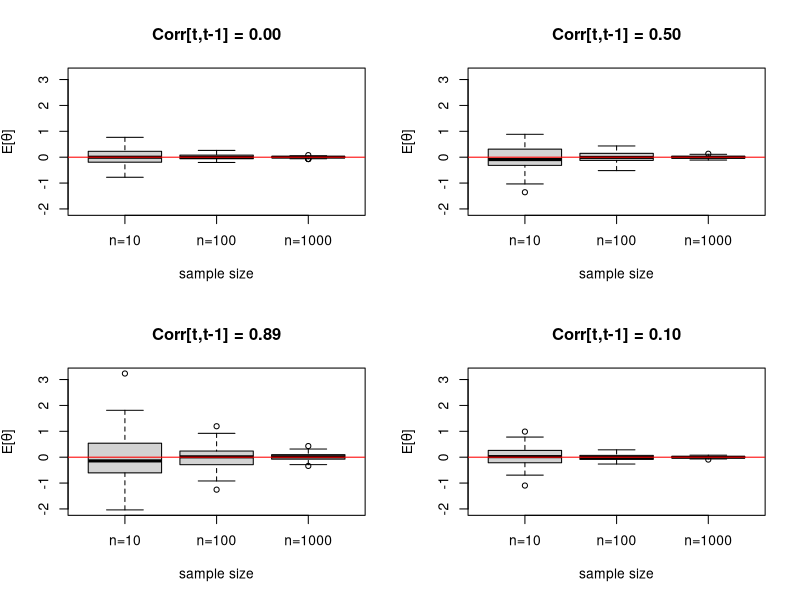
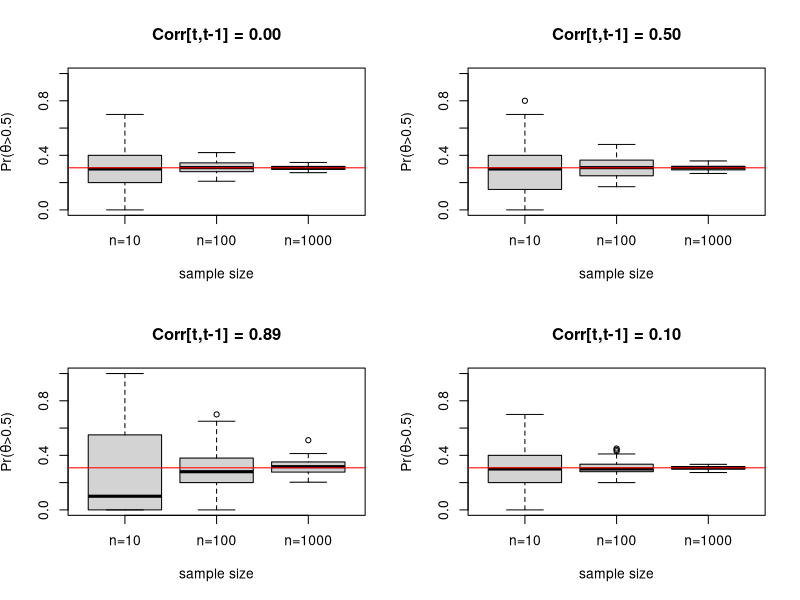
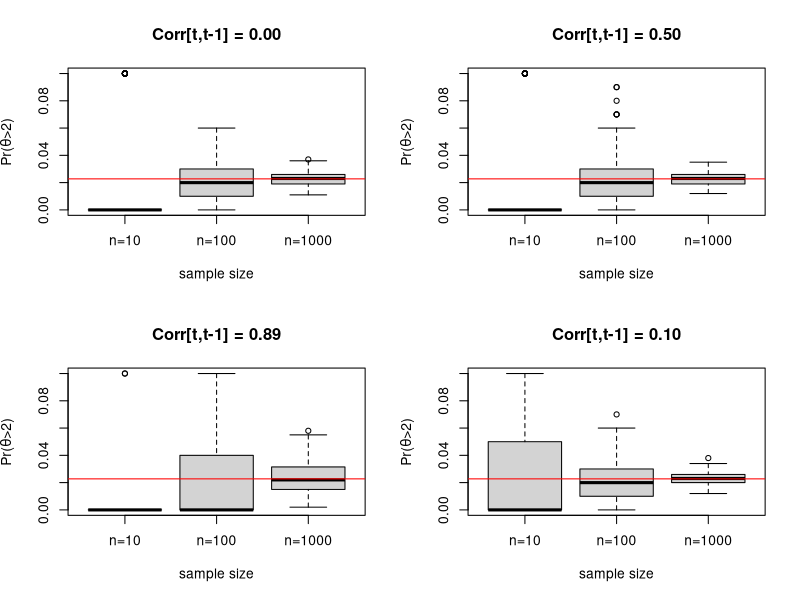

Write the R code that produced these figures, in order.
## ---- chunk 1
knitr::opts_chunk$set(echo = TRUE)
## ---- chunk 2
varTheta = 1
sigma2.1 = 1
sigma2.3 = 0.2
phi.2 = 0.5
phi.4 = 0.1
phi.1 = sqrt(1-sigma2.1/varTheta)
phi.3 = sqrt(1-sigma2.3/varTheta)
sigma2.2 = varTheta*(1-phi.2^2)
sigma2.4 = varTheta*(1-phi.4^2)
table.entries = matrix(nrow=4, ncol=4, data=c(
  varTheta, phi.1, sigma2.1, phi.1,
  varTheta, phi.2, sigma2.2, phi.2,
  varTheta, phi.3, sigma2.3, phi.3,
  varTheta, phi.4, sigma2.4, phi.4
))
table.entries <- t(table.entries)  # take transpose since matrix fills in the elements in columnwise
colnames(table.entries) <- c("var(theta)", "phi", "sigma2","corr")
print(table.entries)
# write.table(table.entries, file="table.txt", row.names=FALSE, col.names=TRUE)

## ---- chunk 3
set.seed(123)
# let's first define a function to conduct the sampling
MarkovChain <- function(phi,sigma2,initial,m){
  theta = vector(length=m)
  theta[1] = initial
  for (i1 in seq(1,m,1)){
    theta[i1+1] = phi*theta[i1] + rnorm(1,0,sqrt(sigma2))
  }
  return(theta)
}
## ---- chunk 4
arr = array(dim=c(3,2,5))
dim(arr)

arr[1,1,] = 1
arr[1,2,] = 2
arr[3,2,] = 3
arr
## ---- chunk 5
set.seed(123)
i1=1
m=2000
initial = 0
n=10
theta1 = MarkovChain(table.entries[i1,"phi"],table.entries[i1,"sigma2"],initial,m)  # sample a Markov chain
theta2 = theta = MarkovChain(table.entries[i1,"phi"],table.entries[i1,"sigma2"],initial,m)  # sample a Markov chain
mean(theta1[(m-n+1):m])
mean(theta2[(m-n+1):m])
## ---- chunk 6
set.seed(123)

m = 2000             # total number of samples
initial = 0          # initital value of the sample chain

# initialize arrays of size
#  alternaive parameters] x [# alternative sample sizes] x [# replicates]
# where the replicate Monte Carlo estimates are stored
summaries_mean = array(dim=c(4,3,100)) 
summaries_Pr05 = array(dim=c(4,3,100)) 
summaries_Pr2 = array(dim=c(4,3,100)) 
for (i1 in c(1,2,3,4)){                        # Loop through the rows of the table
  for (j1 in seq(1,100,1)){                    # Loop through the replicate Monte Carlo approximations
    theta = MarkovChain(table.entries[i1,"phi"],table.entries[i1,"sigma2"],initial,m)  # sample a Markov chain
    for (n in c(10,100,1000)){                 # Loop through different sizes of Monte Carlo approximations
      theta_temp = theta[(m-n+1):m]
      summaries_mean[i1,log10(n),j1] = mean(theta_temp)
      summaries_Pr05[i1,log10(n),j1] = sum(theta_temp>0.5)/length(theta_temp)
      summaries_Pr2[i1,log10(n),j1] = sum(theta_temp>2)/length(theta_temp)
    }
  }
}
## ---- chunk 7
# Visualize variation in Monte Carlo estimates for posterio mean
par(mfrow=c(2,2))     
for (i1 in c(1,2,3,4)){                        # Loop through the rows of the table
    boxplot(t(summaries_mean[i1,,]), xlab="sample size", names=c("n=10", "n=100", "n=1000"),
            main=sprintf("Corr[t,t-1] = %.2f", table.entries[i1,4]),
            ylim=c(min(summaries_mean),max(summaries_mean)), ylab=expression(paste("E[", theta, "]"))) 
    lines(c(0,4),c(0,0),col="red")  
}
## ---- chunk 8
par(mfrow=c(2,2))     
for (i1 in c(1,2,3,4)){                        # Loop through the rows of the table
    boxplot(t(summaries_Pr05[i1,,]), xlab="sample size", names=c("n=10", "n=100", "n=1000"),
            main=sprintf("Corr[t,t-1] = %.2f", table.entries[i1,4]),
            ylim=c(min(summaries_Pr05),max(summaries_Pr05)), ylab=expression(paste("Pr(", theta, ">0.5)"))) 
  lines(c(0,4),rep(1-pnorm(0.5,mean=0,sd=1),2),col="red")  
}
## ---- chunk 9
par(mfrow=c(2,2))     
for (i1 in c(1,2,3,4)){                        # Loop through the rows of the table
    boxplot(t(summaries_Pr2[i1,,]), xlab="sample size", names=c("n=10", "n=100", "n=1000"),
            main=sprintf("Corr[t,t-1] = %.2f", table.entries[i1,4]),
            ylim=c(min(summaries_Pr2),quantile(summaries_Pr2,0.95)), ylab=expression(paste("Pr(", theta, ">2)"))) 
  lines(c(0,4),rep(1-pnorm(2,mean=0,sd=1),2),col="red")  
}
